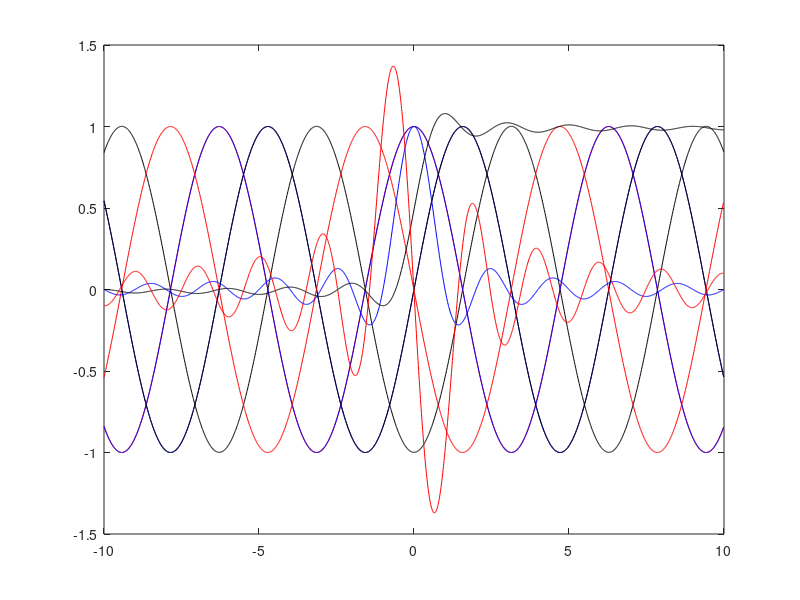

MATLAB code for this plot: (Note: this script raises an error after producing the figure.)

%% sin(x)
clc; clear; close all                          %  limpar a tela, limpar a memoria, fechar todas as janelas
x = -10:0.01:10-0.01;                   %  cria um vetor 'x' com valores de -10 ate 10 com passso de 0.01
y = sin(x);
plot(x,y,'b-'); hold on

for index=1:length(y)
    myintegral(index) = trapz(y(1:index));
end
plot(x,myintegral*1/100+(0.840),'k-')
derivada = diff(y);
plot(x(1:end-1),derivada*100,'r-')

%% cos(x)
clc; clear;
close all
x = -10:0.01:10-0.01;
y = cos(x);
plot(x,y,'b-'); hold on

for index=1:length(y)
    myintegral(index) = trapz(y(1:index));
end
plot(x,myintegral*1/100+(0.544),'k-')
derivada = diff(y);
plot(x(1:end-1),derivada*100,'r-')

%% sinc(x)
clc; clear;
close all
x = -10:0.01:10-0.01;
y = sinc(x);
plot(x,y,'b-'); hold on

for index=1:length(y)
    myintegral(index) = trapz(y(1:index));
end
plot(x,myintegral*1/100+0,'k-')
derivada = diff(y);
plot(x(1:end-1),derivada*100,'r-')

%% degrau unitario(x)
clc; clear;
close all
x = -10:0.01:10-0.01;
y = heaviside(x);
plot(x,y,'b-'); hold on

for index=1:length(y)
    myintegral(index) = trapz(y(1:index));
end
plot(x,myintegral*1/100+0,'k-')
derivada = diff(y);
plot(x(1:end-1),derivada*100,'r-')

%% triangulo(x)
clc; clear;
close all
x = -10:0.01:10-0.01;
y = triangularPulse(x);
plot(x,y,'b-'); hold on

for index=1:length(y)
    myintegral(index) = trapz(y(1:index));
end
plot(x,myintegral*1/100+0,'k-')
derivada = diff(y);
plot(x(1:end-1),derivada*100,'r-')

%% rectangular(x)
clc; clear;
close all
x = -10:0.01:10-0.01;
y = rectangularPulse(x);
plot(x,y,'b-'); hold on

for index=1:length(y)
    myintegral(index) = trapz(y(1:index));
end
plot(x,myintegral*1/100+0,'k-')
derivada = diff(y);
plot(x(1:end-1),derivada*100,'r-')

